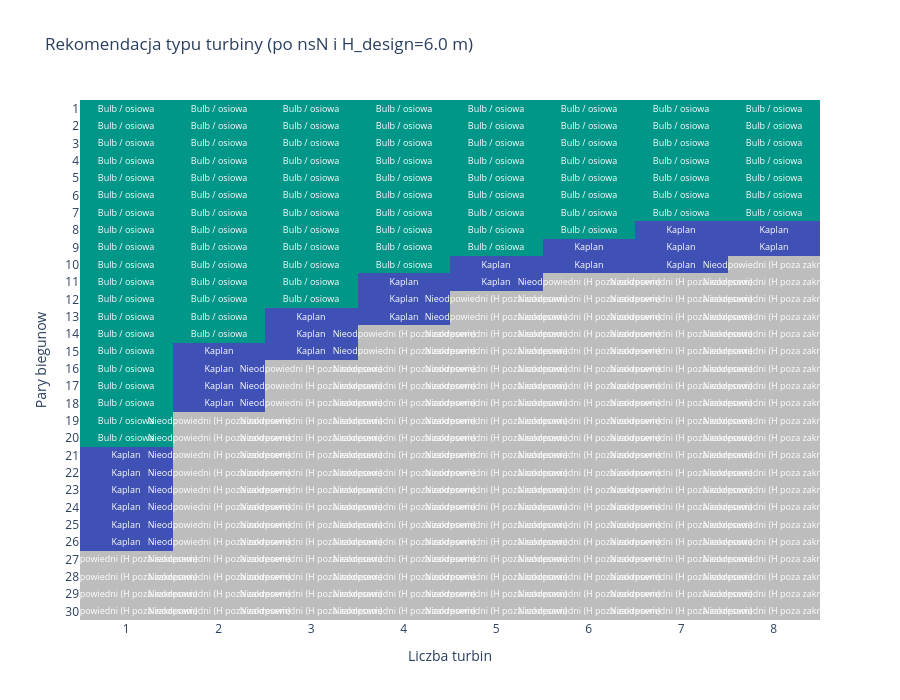

The notebook cell this image was saved under:
### Markdown cell above
### Macierz rekomendacji typu turbiny

Dla kazdej kombinacji (par biegunow x liczba turbin) sugerujemy typ turbiny
wg zakresu nsN. **Wyszarzamy** te typy, ktore nie pasuja do naszego $H_{design}$
(wykluczenie po `H_range` z `TURBINE_CATALOG`).

**Prompt do LLM:**
> *"Klasifikuj kazda komorke macierzy nsN do jednego z 5 typow (Pelton/Francis-slow/
> Francis-fast/Kaplan/Bulb). Dla typow, ktorych zakres H wyklucza nasz H_design,
> oznacz komorke jako 'nieodpowiedni' (szary). Rysuj kategoryczna heatmape."*

**Uzyte funkcje:** `TURBINE_CATALOG` (do filtra H_range), `numpy.where`, `plotly.graph_objects.Heatmap`.

### Code cell
# Klasifikacja: nsN -> typ
def nsN_to_type(nsN_val):
    if nsN_val < 80:      return 'pelton'
    elif nsN_val < 400:   return 'francis_slow'
    elif nsN_val < 700:   return 'francis_fast'
    elif nsN_val < 900:   return 'kaplan'
    else:                  return 'bulb'

# Mapowanie typu na: katalogowy turbiny_typ (do filtra H), kod numeryczny, label, kolor
TYPE_INFO = {
    'pelton':       ('pelton',     0, 'Pelton',          '#9C27B0'),
    'francis_slow': ('francis',    1, 'Francis (wolna)', '#E91E63'),
    'francis_fast': ('francis',    2, 'Francis (szybka)','#FF5722'),
    'kaplan':       ('kaplan',     3, 'Kaplan',          '#3F51B5'),
    'bulb':         ('kaplan',     4, 'Bulb / osiowa',   '#009688'),  # podobny zakres do Kaplan
    'unfit':        (None,        -1, 'Nieodpowiedni',  '#BDBDBD'),
}

def is_H_fit(turb_key):
    """Czy H_design miesci sie w zakresie tego typu turbiny z katalogu."""
    if turb_key not in TURBINE_CATALOG:
        return True   # brak danych — nie wykluczamy
    H_min, H_max = TURBINE_CATALOG[turb_key].H_range
    return H_min <= H_design <= H_max

code_matrix = np.zeros_like(nsN_matrix, dtype=int)
label_matrix = np.empty_like(nsN_matrix, dtype=object)
for i in range(nsN_matrix.shape[0]):
    for j in range(nsN_matrix.shape[1]):
        t = nsN_to_type(nsN_matrix[i, j])
        turb_key, code_val, label, _ = TYPE_INFO[t]
        if turb_key is None or is_H_fit(turb_key):
            code_matrix[i, j] = code_val
            label_matrix[i, j] = label
        else:
            code_matrix[i, j] = -1
            label_matrix[i, j] = 'Nieodpowiedni\n(H poza zakresem)'

# Build discrete colorscale
all_codes = sorted({info[1] for info in TYPE_INFO.values()})
code_to_color = {info[1]: info[3] for info in TYPE_INFO.values()}
vmin, vmax = min(all_codes), max(all_codes)
colorscale = [[(c - vmin) / (vmax - vmin), code_to_color[c]] for c in all_codes]

fig = go.Figure(go.Heatmap(
    z=code_matrix, x=n_turbines_range, y=pole_pairs,
    text=label_matrix, texttemplate='%{text}', textfont=dict(size=9, color='white'),
    colorscale=colorscale, zmin=vmin, zmax=vmax, showscale=False,
    hovertemplate=('par biegunow: %{y}<br>turbin: %{x}<br>nsN '
                   '<extra>%{text}</extra>'),
))
fig.update_layout(
    title=f'Rekomendacja typu turbiny (po nsN i H_design={H_design} m)',
    xaxis_title='Liczba turbin', yaxis_title='Pary biegunow',
    yaxis=dict(autorange='reversed', dtick=1),
    xaxis=dict(dtick=1), height=700,
)
fig.show()

# Lista konfiguracji feasable (Kaplan w naszym H=6m)
feasible = []
for i, pp in enumerate(pole_pairs):
    for j, nt in enumerate(n_turbines_range):
        if code_matrix[i, j] == TYPE_INFO['kaplan'][1]:  # Kaplan-fit
            feasible.append((pp, int(nt), int(60*f_grid/pp), nsN_matrix[i, j]))
feasible_df = pd.DataFrame(feasible, columns=['par_biegunow','n_turbin','n_sync_rpm','nsN']).head(10)
print(f'Pierwsze 10 konfiguracji Kaplan w naszym H={H_design}m:')
print(feasible_df.to_string(index=False))

### Figure 1 — Plotly figure (JSON) as saved in the notebook; plotly's stock layout.template omitted (floating-point values rounded to 4 significant figures; data arrays with more than 128 entries replaced by an {"elided": "..."} marker saying what was removed)
{"data": [{"colorscale": [[0, "#BDBDBD"], [0.2, "#9C27B0"], [0.4, "#E91E63"], [0.6, "#FF5722"], [0.8, "#3F51B5"], [1, "#009688"]], "hovertemplate": "par biegunow: %{y}<br>turbin: %{x}<br>nsN <extra>%{text}</extra>", "showscale": false, "text": {"elided": "30x8 str values"}, "textfont": {"color": "white", "size": 9}, "texttemplate": "%{text}", "type": "heatmap", "x": [1, 2, 3, 4, 5, 6, 7, 8], "y": [1, 2, 3, 4, 5, 6, 7, 8, 9, 10, 11, 12, 13, 14, 15, 16, 17, 18, 19, 20, 21, 22, 23, 24, 25, 26, 27, 28, 29, 30], "z": {"elided": "30x8 int values"}, "zmax": 4, "zmin": -1}], "layout": {"height": 700, "title": {"text": "Rekomendacja typu turbiny (po nsN i H_design=6.0 m)"}, "xaxis": {"dtick": 1, "title": {"text": "Liczba turbin"}}, "yaxis": {"autorange": "reversed", "dtick": 1, "title": {"text": "Pary biegunow"}}}}
